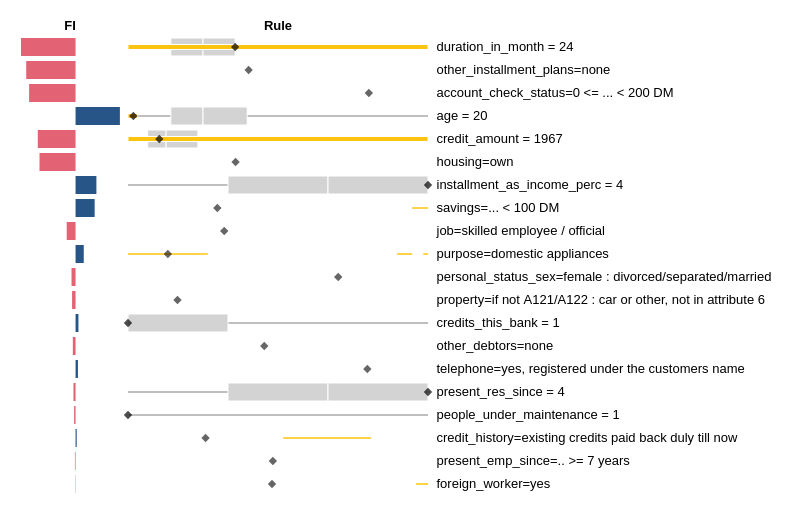

Notebook cell for this chart:
### Code cell
rules_all=plot_rules(df_v, only_rules=False)
rules_all
